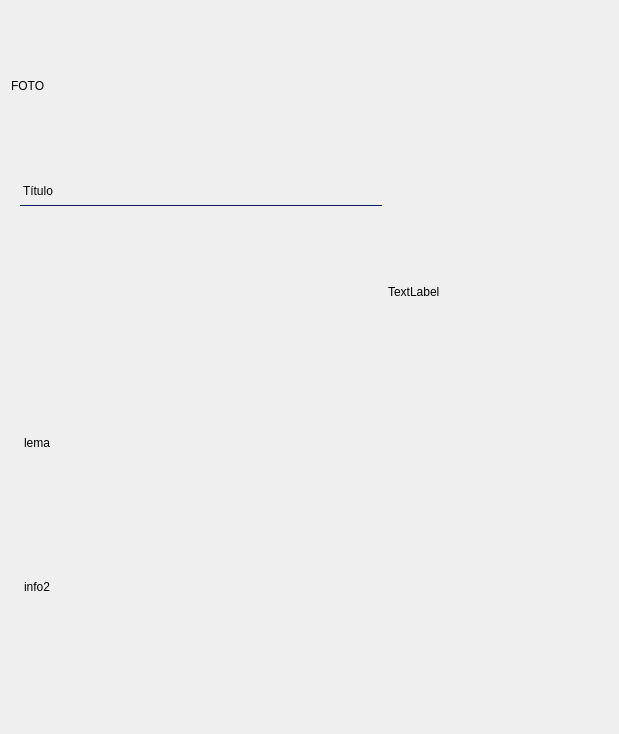
        <widget class="QWidget" name="scrollAreaWidgetContents_2">
         <property name="geometry">
          <rect>
           <x>0</x>
           <y>0</y>
           <width>619</width>
           <height>730</height>
          </rect>
         </property>
         <layout class="QVBoxLayout" name="verticalLayout_2">
          <item>
           <widget class="QLabel" name="foto1">
            <property name="minimumSize">
             <size>
              <width>585</width>
              <height>150</height>
             </size>
            </property>
            <property name="maximumSize">
             <size>
              <width>585</width>
              <height>150</height>
             </size>
            </property>
            <property name="text">
             <string>FOTO</string>
            </property>
           </widget>
          </item>
          <item>
           <widget class="QWidget" name="widget_3" native="true">
            <property name="minimumSize">
             <size>
              <width>0</width>
              <height>250</height>
             </size>
            </property>
            <property name="maximumSize">
             <size>
              <width>16777215</width>
              <height>250</height>
             </size>
            </property>
            <layout class="QGridLayout" name="gridLayout_13">
             <item row="0" column="0">
              <layout class="QHBoxLayout" name="horizontalLayout_23">
               <item>
                <layout class="QVBoxLayout" name="verticalLayout_15">
                 <item>
                  <widget class="QLabel" name="tituloS">
                   <property name="sizePolicy">
                    <sizepolicy hsizetype="Preferred" vsizetype="Fixed">
                     <horstretch>0</horstretch>
                     <verstretch>0</verstretch>
                    </sizepolicy>
                   </property>
                   <property name="minimumSize">
                    <size>
                     <width>331</width>
                     <height>30</height>
                    </size>
                   </property>
                   <property name="styleSheet">
                    <string notr="true">font: 13pt &quot;MS Shell Dlg 2&quot;;
border-top:none;
border-bottom: 1px solid #101e5a;</string>
                   </property>
                   <property name="text">
                    <string>Título</string>
                   </property>
                  </widget>
                 </item>
                 <item>
                  <widget class="QPlainTextEdit" name="info1">
                   <property name="minimumSize">
                    <size>
                     <width>335</width>
                     <height>71</height>
                    </size>
                   </property>
                   <property name="styleSheet">
                    <string notr="true">background-color:transparent;
font: 11pt &quot;MS Shell Dlg 2&quot;;
border:none;</string>
                   </property>
                   <property name="readOnly">
                    <bool>true</bool>
                   </property>
                  </widget>
                 </item>
                </layout>
               </item>
               <item>
                <widget class="QLabel" name="foto2">
                 <property name="minimumSize">
                  <size>
                   <width>211</width>
                   <height>211</height>
                  </size>
                 </property>
                 <property name="text">
                  <string>TextLabel</string>
                 </property>
                </widget>
               </item>
              </layout>
             </item>
            </layout>
           </widget>
          </item>
          <item>
           <widget class="QWidget" name="widget_4" native="true">
            <property name="minimumSize">
             <size>
              <width>0</width>
              <height>300</height>
             </size>
            </property>
            <property name="maximumSize">
             <size>
              <width>16777215</width>
              <height>300</height>
             </size>
            </property>
            <layout class="QGridLayout" name="gridLayout_12">
             <item row="0" column="0">
              <widget class="QPlainTextEdit" name="lema">
               <property name="styleSheet">
                <string notr="true">background-color:transparent;
font: 11pt &quot;MS Shell Dlg 2&quot;;
border:none;</string>
               </property>
               <property name="readOnly">
                <bool>true</bool>
               </property>
               <property name="plainText">
                <string>lema</string>
               </property>
              </widget>
             </item>
             <item row="1" column="0">
              <widget class="QPlainTextEdit" name="info2">
               <property name="styleSheet">
                <string notr="true">background-color:transparent;
font: 11pt &quot;MS Shell Dlg 2&quot;;
border:none;</string>
               </property>
               <property name="readOnly">
                <bool>true</bool>
               </property>
               <property name="plainText">
                <string>info2</string>
               </property>
              </widget>
             </item>
            </layout>
           </widget>
          </item>
         </layout>
        </widget>
